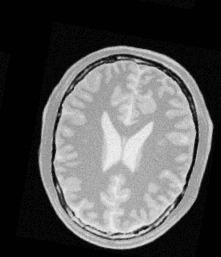
%> input picture BrainProtonDensitySliceR10X13Y17.png, 221 x 257 px
$ octave --eval "GeoTransformation;"   (GNU Octave 9; MATLAB toolbox functions it lacks are replaced by stand-ins)
%> lines starting %> are read from the running program, lines starting %| are printed output that depends on the picture
function GeoTransformation()
    movingImg = imread('BrainProtonDensitySliceR10X13Y17.png');
%> movingImg is the input picture: size 257x221 uint8; min 1, max 241, mean 85

    % points manually selected by control point selection tool
    fixedPnt = [92 45 1; 137.68 48.9 1; 100 54.93 1; 110 59 1; 86.8 100 1; 136.9 101.68 1; 95.93 158.93 1; 124.93 153.18 1; 112.0625 219.8125 1];
    movingPnt = [120.18 57.93 1; 164.81 70.93 1; 125.93 69.93 1; 135.18 75.81 1; 105.06 111.93 1; 154.68 122.18 1; 104.06 172.06 1; 133.93 170.93 1; 108.81 235.06 1];

    fixedImage = transform(fixedPnt, movingPnt, movingImg);
    figure, imshowpair(movingImg,fixedImage,'montage');
end

function I = transform(fixed_pts, moving_pts, movingImg)
    % setup output image
    [r,c,d] = size(movingImg);
%> r = 257; c = 221; d = 1
    imgClass = class(movingImg);
%> imgClass = 'uint8'
    I = zeros([r,c,d], imgClass);

%     This code used to validate my custom goeTransform function using
%     built in function, remove 1 from points [x y 1] -> [x y]
%     affine = fitgeotrans(moving_pts, fixed_pts,'Similarity');
%     affineMatrix = affine.T;
%     disp(affineMatrix);

    % calcute affine transformation matrix
    affineMatrix = geoTransform(moving_pts, fixed_pts);
    disp(affineMatrix);

    % For every pixel in the moving image, calculate the fixed points, then
    % write the RGB data into the output image using fixed points,
    % vectorize color dimensions
    % Ignore out of bound indices (anything less than 1)
    for i = 1:r
        for j = 1:c
            xPrime = affineMatrix*[i;j;1]   ;
            if (xPrime(1) >= 1 && xPrime(2) >= 1)
                xPrime(1) = round(xPrime(1));
                xPrime(2) = round(xPrime(2));

                I(xPrime(1), xPrime(2),:) = movingImg(i,j,:);
            end
        end
    end
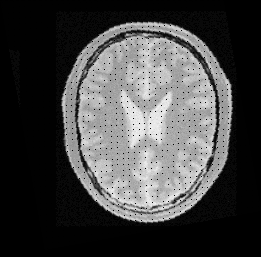
%> I: size 257x261 uint8; min 0, max 241, mean 69.1
%> after the loop, xPrime = [211; 261; -7006.3]
end

function A = geoTransform(movingPts, fixedPts)
    % Following formula is the affine transformation
    % x' = Ax
    % where A is the affine transformation matrix, x' is fixed points, x is
    % moving points.
    % We want the matrix A
    % Using linear algebra we get
    % A = x' / x
    % A = x' * x^-1
    % Matlab syntax for matrix / or \ is
    % A / B = A * B^-1
    % A \ B = A^-1 * B
    A = movingPts \ fixedPts ;
end
%> in GeoTransformation, `imshowpair(movingImg,fixedImage,'montage')`:
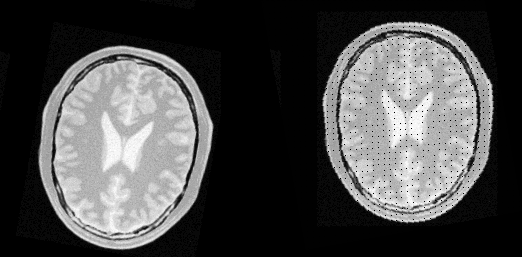
%> displayed picture: size 257x522, on the screen's scale of 0 to 255; min 0, max 255, mean 74.4

$ run again, with BrainProtonDensitySliceBorder20.png copied over BrainProtonDensitySliceR10X13Y17.png
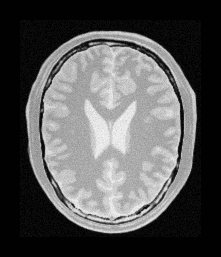
%> input picture BrainProtonDensitySliceBorder20.png, 221 x 257 px
%> in GeoTransformation, movingImg is the input picture: size 257x221 uint8; min 1, max 249, mean 85.6
%> after the loop in transform, `for i = 1:r`:
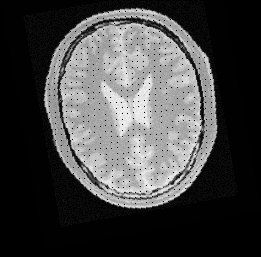
%> I: size 257x261 uint8; min 0, max 249, mean 69.5
%> after the loop in transform, `for i = 1:r`: xPrime = [211; 261; -7006.3]
%> in GeoTransformation, `imshowpair(movingImg,fixedImage,'montage')`:
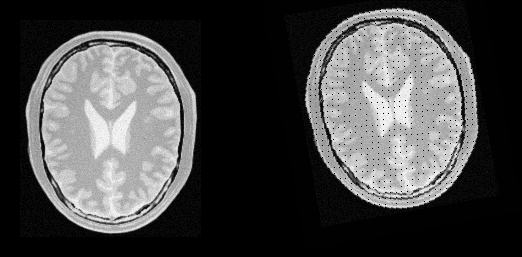
%> displayed picture: size 257x522, on the screen's scale of 0 to 255; min 0, max 255, mean 72.4

$ run again, with fixedImage.PNG copied over BrainProtonDensitySliceR10X13Y17.png
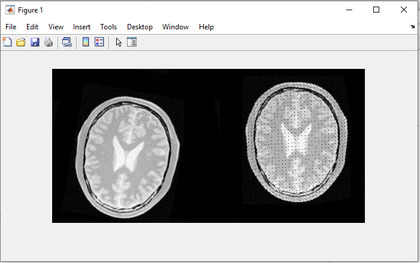
%> input picture fixedImage.PNG, 420 x 263 px, shrunk from 701 x 439 before the run
%> in GeoTransformation, movingImg is the input picture: size 263x420x3 uint8; mean R, G, B 166.9, 166.9, 166.9
%> after the loop in transform, `for i = 1:r`:
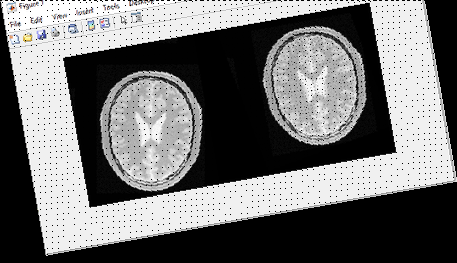
%> I: size 263x457x3 uint8; mean R, G, B 115.9, 115.9, 115.9
%> after the loop in transform, `for i = 1:r`: xPrime = [182; 457; -5456.8]
%> in GeoTransformation, `imshowpair(movingImg,fixedImage,'montage')`:
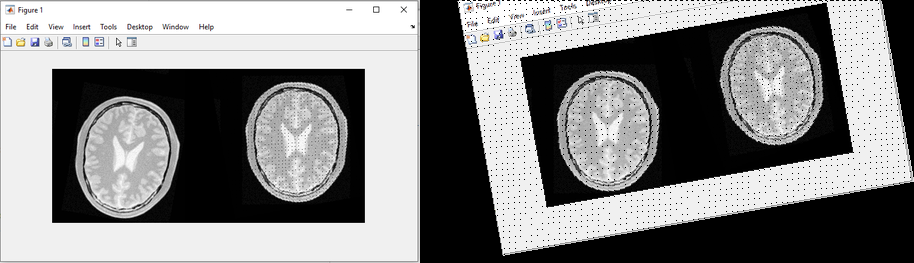
%> displayed picture: size 263x914x3, on the screen's scale of 0 to 255; mean R, G, B 134.6, 134.6, 134.7
